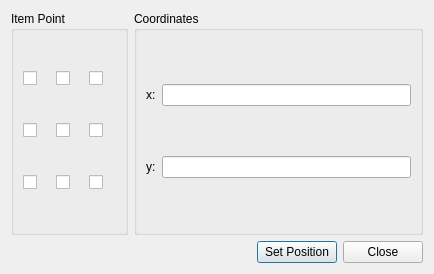
<ui version="4.0" >
 <class>QgsItemPositionDialogBase</class>
 <widget class="QDialog" name="QgsItemPositionDialogBase" >
  <property name="geometry" >
   <rect>
    <x>0</x>
    <y>0</y>
    <width>434</width>
    <height>274</height>
   </rect>
  </property>
  <property name="windowTitle" >
   <string>Set item position</string>
  </property>
  <layout class="QGridLayout" >
   <item row="0" column="0" >
    <widget class="QGroupBox" name="mPositionGroupBox" >
     <property name="title" >
      <string>Item Point</string>
     </property>
     <layout class="QGridLayout" >
      <item row="0" column="0" >
       <widget class="QCheckBox" name="mUpperLeftCheckBox" >
        <property name="text" >
         <string/>
        </property>
       </widget>
      </item>
      <item row="0" column="1" >
       <widget class="QCheckBox" name="mUpperMiddleCheckBox" >
        <property name="text" >
         <string/>
        </property>
       </widget>
      </item>
      <item row="0" column="2" >
       <widget class="QCheckBox" name="mUpperRightCheckBox" >
        <property name="text" >
         <string/>
        </property>
       </widget>
      </item>
      <item row="1" column="0" >
       <widget class="QCheckBox" name="mMiddleLeftCheckBox" >
        <property name="text" >
         <string/>
        </property>
       </widget>
      </item>
      <item row="1" column="1" >
       <widget class="QCheckBox" name="mMiddleCheckBox" >
        <property name="text" >
         <string/>
        </property>
       </widget>
      </item>
      <item row="1" column="2" >
       <widget class="QCheckBox" name="mMiddleRightCheckBox" >
        <property name="text" >
         <string/>
        </property>
       </widget>
      </item>
      <item row="2" column="0" >
       <widget class="QCheckBox" name="mLowerLeftCheckBox" >
        <property name="text" >
         <string/>
        </property>
       </widget>
      </item>
      <item row="2" column="1" >
       <widget class="QCheckBox" name="mLowerMiddleCheckBox" >
        <property name="text" >
         <string/>
        </property>
       </widget>
      </item>
      <item row="2" column="2" >
       <widget class="QCheckBox" name="mLowerRightCheckBox" >
        <property name="text" >
         <string/>
        </property>
       </widget>
      </item>
     </layout>
    </widget>
   </item>
   <item row="0" column="1" colspan="2" >
    <widget class="QGroupBox" name="mCoordinatesGroupBox" >
     <property name="title" >
      <string>Coordinates</string>
     </property>
     <layout class="QGridLayout" >
      <item row="0" column="0" >
       <layout class="QHBoxLayout" >
        <item>
         <widget class="QLabel" name="mXLabel" >
          <property name="text" >
           <string>x:</string>
          </property>
         </widget>
        </item>
        <item>
         <widget class="QLineEdit" name="mXLineEdit" />
        </item>
       </layout>
      </item>
      <item row="1" column="0" >
       <layout class="QHBoxLayout" >
        <item>
         <widget class="QLabel" name="mYLabel" >
          <property name="text" >
           <string>y:</string>
          </property>
         </widget>
        </item>
        <item>
         <widget class="QLineEdit" name="mYLineEdit" />
        </item>
       </layout>
      </item>
     </layout>
    </widget>
   </item>
   <item row="1" column="0" colspan="2" >
    <spacer>
     <property name="orientation" >
      <enum>Qt::Horizontal</enum>
     </property>
     <property name="sizeHint" >
      <size>
       <width>201</width>
       <height>20</height>
      </size>
     </property>
    </spacer>
   </item>
   <item row="1" column="2" >
    <layout class="QHBoxLayout" >
     <item>
      <widget class="QPushButton" name="mSetPositionButton" >
       <property name="text" >
        <string>Set Position</string>
       </property>
      </widget>
     </item>
     <item>
      <widget class="QPushButton" name="mCloseButton" >
       <property name="text" >
        <string>Close</string>
       </property>
      </widget>
     </item>
    </layout>
   </item>
  </layout>
 </widget>
 <resources/>
 <connections/>
</ui>
